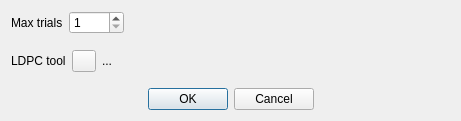
<?xml version="1.0" encoding="UTF-8"?>
<ui version="4.0">
 <class>DatvDvbS2LdpcDialog</class>
 <widget class="QDialog" name="DatvDvbS2LdpcDialog">
  <property name="geometry">
   <rect>
    <x>0</x>
    <y>0</y>
    <width>461</width>
    <height>121</height>
   </rect>
  </property>
  <property name="font">
   <font>
    <family>Liberation Sans</family>
    <pointsize>9</pointsize>
   </font>
  </property>
  <property name="windowTitle">
   <string>DATV DVBS2 LDPC settings</string>
  </property>
  <layout class="QVBoxLayout" name="verticalLayout">
   <item>
    <layout class="QHBoxLayout" name="levelLayout">
     <item>
      <widget class="QLabel" name="maxTrialsLabel">
       <property name="text">
        <string>Max trials</string>
       </property>
      </widget>
     </item>
     <item>
      <widget class="QSpinBox" name="maxTrials">
       <property name="minimumSize">
        <size>
         <width>55</width>
         <height>0</height>
        </size>
       </property>
       <property name="minimum">
        <number>1</number>
       </property>
       <property name="maximum">
        <number>50</number>
       </property>
       <property name="displayIntegerBase">
        <number>10</number>
       </property>
      </widget>
     </item>
     <item>
      <spacer name="horizontalSpacer">
       <property name="orientation">
        <enum>Qt::Horizontal</enum>
       </property>
       <property name="sizeHint" stdset="0">
        <size>
         <width>40</width>
         <height>20</height>
        </size>
       </property>
      </spacer>
     </item>
    </layout>
   </item>
   <item>
    <layout class="QHBoxLayout" name="logFileLayout">
     <item>
      <widget class="QLabel" name="ldpcToolLabel">
       <property name="text">
        <string>LDPC tool</string>
       </property>
      </widget>
     </item>
     <item>
      <widget class="QPushButton" name="showFileDialog">
       <property name="maximumSize">
        <size>
         <width>24</width>
         <height>16777215</height>
        </size>
       </property>
       <property name="toolTip">
        <string>Choose a log file</string>
       </property>
       <property name="text">
        <string/>
       </property>
       <property name="icon">
        <iconset resource="../../../sdrgui/resources/res.qrc">
         <normaloff>:/preset-load.png</normaloff>:/preset-load.png</iconset>
       </property>
      </widget>
     </item>
     <item>
      <widget class="QLabel" name="ldpcToolText">
       <property name="minimumSize">
        <size>
         <width>300</width>
         <height>0</height>
        </size>
       </property>
       <property name="toolTip">
        <string>Log file</string>
       </property>
       <property name="text">
        <string>...</string>
       </property>
      </widget>
     </item>
     <item>
      <spacer name="horizontalSpacer_2">
       <property name="orientation">
        <enum>Qt::Horizontal</enum>
       </property>
       <property name="sizeHint" stdset="0">
        <size>
         <width>40</width>
         <height>20</height>
        </size>
       </property>
      </spacer>
     </item>
    </layout>
   </item>
   <item>
    <widget class="QDialogButtonBox" name="buttonBox">
     <property name="orientation">
      <enum>Qt::Horizontal</enum>
     </property>
     <property name="standardButtons">
      <set>QDialogButtonBox::Cancel|QDialogButtonBox::Ok</set>
     </property>
     <property name="centerButtons">
      <bool>true</bool>
     </property>
    </widget>
   </item>
  </layout>
 </widget>
 <tabstops>
  <tabstop>buttonBox</tabstop>
 </tabstops>
 <resources>
  <include location="../../../sdrgui/resources/res.qrc"/>
 </resources>
 <connections>
  <connection>
   <sender>buttonBox</sender>
   <signal>accepted()</signal>
   <receiver>DatvDvbS2LdpcDialog</receiver>
   <slot>accept()</slot>
   <hints>
    <hint type="sourcelabel">
     <x>257</x>
     <y>194</y>
    </hint>
    <hint type="destinationlabel">
     <x>157</x>
     <y>203</y>
    </hint>
   </hints>
  </connection>
  <connection>
   <sender>buttonBox</sender>
   <signal>rejected()</signal>
   <receiver>DatvDvbS2LdpcDialog</receiver>
   <slot>reject()</slot>
   <hints>
    <hint type="sourcelabel">
     <x>314</x>
     <y>194</y>
    </hint>
    <hint type="destinationlabel">
     <x>286</x>
     <y>203</y>
    </hint>
   </hints>
  </connection>
 </connections>
</ui>
